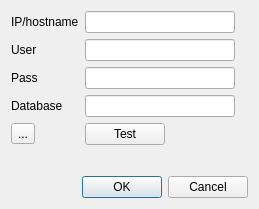
<?xml version="1.0" encoding="UTF-8"?>
<ui version="4.0">
 <class>Dialog_setting</class>
 <widget class="QDialog" name="Dialog_setting">
  <property name="geometry">
   <rect>
    <x>0</x>
    <y>0</y>
    <width>259</width>
    <height>209</height>
   </rect>
  </property>
  <property name="sizePolicy">
   <sizepolicy hsizetype="Minimum" vsizetype="Preferred">
    <horstretch>0</horstretch>
    <verstretch>0</verstretch>
   </sizepolicy>
  </property>
  <property name="maximumSize">
   <size>
    <width>264</width>
    <height>253</height>
   </size>
  </property>
  <property name="windowTitle">
   <string>Cài đặt kết nối Mysql</string>
  </property>
  <property name="sizeGripEnabled">
   <bool>false</bool>
  </property>
  <layout class="QVBoxLayout" name="verticalLayout">
   <item>
    <layout class="QFormLayout" name="formLayout">
     <property name="fieldGrowthPolicy">
      <enum>QFormLayout::FieldsStayAtSizeHint</enum>
     </property>
     <item row="1" column="1">
      <widget class="QLineEdit" name="linedialog_ip">
       <property name="sizePolicy">
        <sizepolicy hsizetype="Fixed" vsizetype="Fixed">
         <horstretch>0</horstretch>
         <verstretch>0</verstretch>
        </sizepolicy>
       </property>
       <property name="minimumSize">
        <size>
         <width>150</width>
         <height>0</height>
        </size>
       </property>
      </widget>
     </item>
     <item row="3" column="1">
      <widget class="QLineEdit" name="linedialog_user">
       <property name="sizePolicy">
        <sizepolicy hsizetype="Fixed" vsizetype="Fixed">
         <horstretch>0</horstretch>
         <verstretch>0</verstretch>
        </sizepolicy>
       </property>
       <property name="minimumSize">
        <size>
         <width>150</width>
         <height>0</height>
        </size>
       </property>
      </widget>
     </item>
     <item row="5" column="1">
      <widget class="QLineEdit" name="linedialog_pass">
       <property name="sizePolicy">
        <sizepolicy hsizetype="Fixed" vsizetype="Fixed">
         <horstretch>0</horstretch>
         <verstretch>0</verstretch>
        </sizepolicy>
       </property>
       <property name="minimumSize">
        <size>
         <width>150</width>
         <height>0</height>
        </size>
       </property>
       <property name="echoMode">
        <enum>QLineEdit::Password</enum>
       </property>
      </widget>
     </item>
     <item row="7" column="1">
      <widget class="QLineEdit" name="linedialog_db">
       <property name="sizePolicy">
        <sizepolicy hsizetype="Fixed" vsizetype="Fixed">
         <horstretch>0</horstretch>
         <verstretch>0</verstretch>
        </sizepolicy>
       </property>
       <property name="minimumSize">
        <size>
         <width>150</width>
         <height>0</height>
        </size>
       </property>
      </widget>
     </item>
     <item row="8" column="1">
      <widget class="QPushButton" name="pushButton">
       <property name="text">
        <string>Test</string>
       </property>
      </widget>
     </item>
     <item row="7" column="0">
      <widget class="QLabel" name="label_4">
       <property name="text">
        <string>Database</string>
       </property>
      </widget>
     </item>
     <item row="5" column="0">
      <widget class="QLabel" name="label_3">
       <property name="text">
        <string>Pass</string>
       </property>
      </widget>
     </item>
     <item row="3" column="0">
      <widget class="QLabel" name="label_2">
       <property name="text">
        <string>User</string>
       </property>
      </widget>
     </item>
     <item row="1" column="0">
      <widget class="QLabel" name="label">
       <property name="text">
        <string>IP/hostname</string>
       </property>
      </widget>
     </item>
     <item row="8" column="0">
      <widget class="QToolButton" name="toolButton">
       <property name="text">
        <string>...</string>
       </property>
      </widget>
     </item>
    </layout>
   </item>
   <item>
    <widget class="QDialogButtonBox" name="buttonBox">
     <property name="orientation">
      <enum>Qt::Horizontal</enum>
     </property>
     <property name="standardButtons">
      <set>QDialogButtonBox::Cancel|QDialogButtonBox::Ok</set>
     </property>
    </widget>
   </item>
  </layout>
 </widget>
 <resources/>
 <connections>
  <connection>
   <sender>buttonBox</sender>
   <signal>accepted()</signal>
   <receiver>Dialog_setting</receiver>
   <slot>accept()</slot>
   <hints>
    <hint type="sourcelabel">
     <x>247</x>
     <y>222</y>
    </hint>
    <hint type="destinationlabel">
     <x>157</x>
     <y>227</y>
    </hint>
   </hints>
  </connection>
  <connection>
   <sender>buttonBox</sender>
   <signal>rejected()</signal>
   <receiver>Dialog_setting</receiver>
   <slot>reject()</slot>
   <hints>
    <hint type="sourcelabel">
     <x>263</x>
     <y>222</y>
    </hint>
    <hint type="destinationlabel">
     <x>272</x>
     <y>227</y>
    </hint>
   </hints>
  </connection>
 </connections>
</ui>
